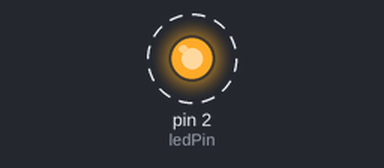
This sketch was run on a simulated Arduino Uno, built with avr-gcc and run on an emulated ATmega328P. On the bench: output pins drawn as LEDs (lit = HIGH). Dashed ring = blinking. What the sketch prints to the serial monitor is not drawn.

Above: at 0.3 s.
Timing chart, 0 to 3.0 s (numbered marks = the images above):
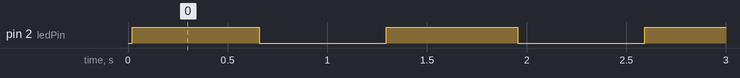

The sketch:

code.ino
```cpp
int ledPin = 2;
void setup() {
  // put your setup code here, to run once:
  Serial.begin(115200);
  pinMode(ledPin, OUTPUT);
}

void loop() {
  // put your main code here, to run repeatedly:
  static float x=0;
  float y = 100*sin(x);
  Serial.println(y);
  if(y>0){
      digitalWrite(ledPin, HIGH);
    }
    else{
        digitalWrite(ledPin, LOW);
      }
  x+=0.1;
  delay(20);
}
```

Measured:
- by itself, pin 2 (ledPin): alternates HIGH for 0.64 s and LOW for 0.64 s
